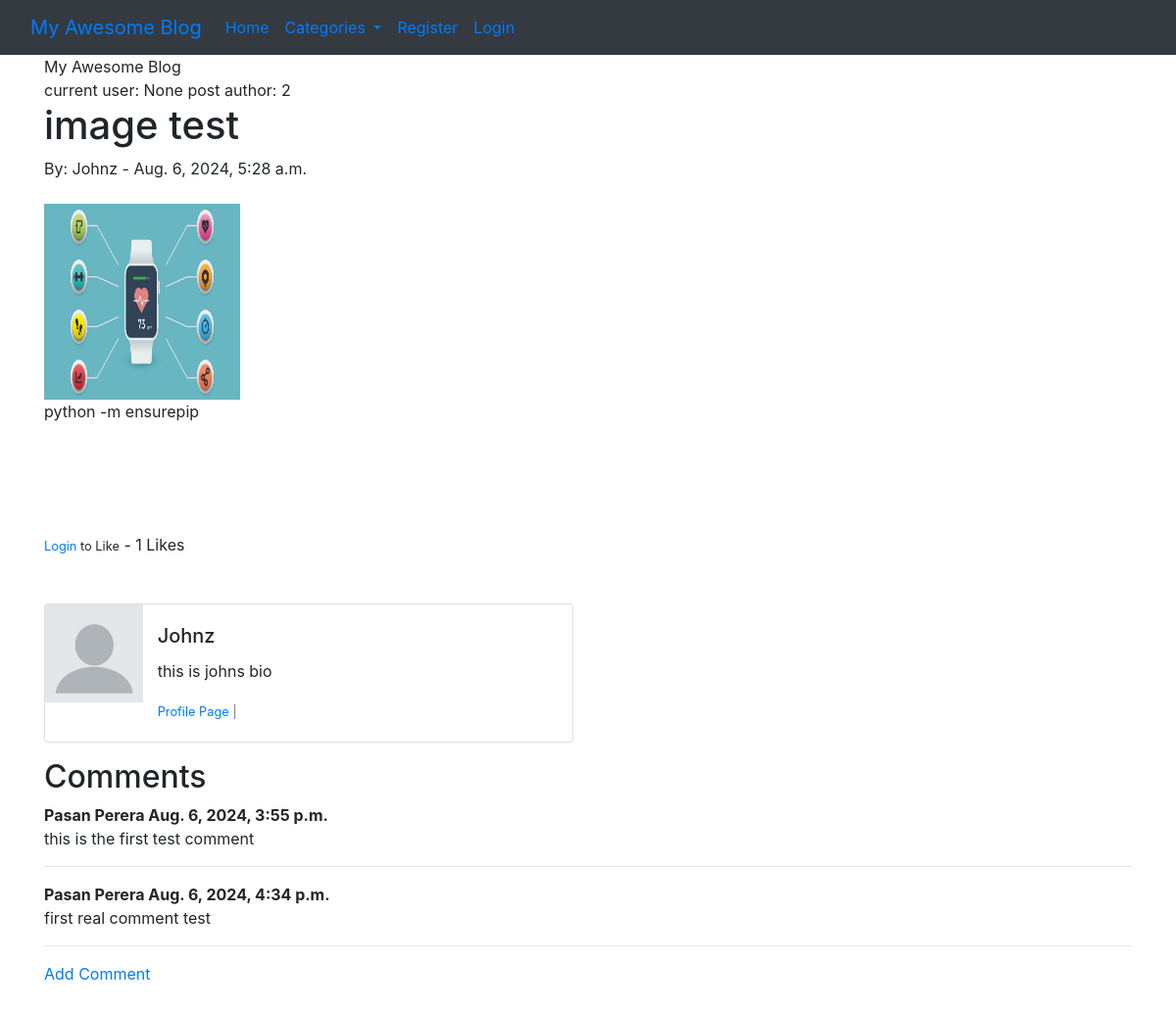
/article/14, run on the app's committed database.
### theblog/models.py (models this page shows, shortened)
class Post(models.Model):
    title = models.CharField(max_length=255)
    header_image = models.ImageField(null=True, blank=True, upload_to='images/')
    title_tag = models.CharField(max_length=255, default='My Awesome Blog')
    author = models.ForeignKey(User, on_delete=models.CASCADE)
    body = RichTextField(blank=True, null=True)
    post_date = models.DateTimeField(auto_now_add=True)
    category = models.CharField(max_length=255, default='coding')
    snippet = models.CharField(max_length=255, default='read more')
    likes = models.ManyToManyField(User, related_name='blog_posts')
    def total_likes(self):
        return self.likes.count()

class Profile(models.Model):
    user = models.OneToOneField(User, null=True, on_delete=models.CASCADE)
    bio = models.TextField()
    profile_pic = models.ImageField(null=True, blank=True, upload_to='images/profile/')
    title = models.CharField(max_length=255, null=True, blank=True)
    website_url = models.CharField(max_length=255, null=True, blank=True)
    facebook_url = models.CharField(max_length=255, null=True, blank=True)
    twitter_url = models.CharField(max_length=255, null=True, blank=True)
    instagram_url = models.CharField(max_length=255, null=True, blank=True)
    pinterest_url = models.CharField(max_length=255, null=True, blank=True)

class Comment(models.Model):
    post = models.ForeignKey(Post, related_name='comments', on_delete=models.CASCADE)
    name = models.CharField(max_length=255)
    body = models.TextField()
    date_added = models.DateTimeField(auto_now_add=True)

### theblog/views.py (the view)
# urls.py: path('article/<int:pk>', ArticleDetailView.as_view(), name="article-detail"),
class ArticleDetailView(DetailView):
    model = Post
    template_name = 'article_details.html'
    def get_context_data(self, *args, **kwargs):
        cat_menu = Category.objects.all()
        context = super(ArticleDetailView, self).get_context_data(*args, **kwargs)
        stuff = get_object_or_404(Post, id=self.kwargs['pk'])
        total_likes = stuff.total_likes()
        liked = False
        if stuff.likes.filter(id=self.request.user.id).exists():
            liked = True
        context['cat_menu'] = cat_menu
        context['total_likes'] = total_likes
        context['liked'] = liked
        return context

### theblog/models.py (called while the page is built)
    def __str__(self):
        return self.name

### templates/article_details.html (shortened to what this page needs)
{% extends 'base.html' %}
{% load static %}
{% block content %}
    <!DOCTYPE html>
    <html lang="en">
    <head>
        {% block title %}{{ post.title_tag }}{% endblock %}
    </head>
    <body>
    <br/>
    current user: {{ user.id }}
    post author: {{ post.author.id }}
    <h1>{{ post.title }}</h1>
    By: {{ post.author.first_name }}{{ post.author.last_name }} -
    {{ post.post_date }}
    <br/><br/>
    {% if post.header_image %}
        <img src="{{ post.header_image.url }}" height="200" width="200">
    {% endif %}
    {{ post.body | safe }}<br/><br/>
    <br/><br/>
    <form action="{% url 'like_post' post.pk %}" method="POST">
        {% if user.is_authenticated %}
            {% if liked %}
                <button type="submit" , name="post_id" , value="{{ post.id }}" , class="btn btn-danger btn-sm">Unlike
                </button>
            {% else %}
                <button type="submit" , name="post_id" , value="{{ post.id }}" , class="btn btn-primary btn-sm">Like
                </button>
            {% endif %}
        {% else %}
            <small>
                <a href="{% url 'login' %}">Login</a> to Like</small>
        {% endif %}
        - {{ total_likes }} Likes
    </form>
    <br/><br/>
    <div class="card mb-3" style="max-width: 540px;">
        <div class="row g-0">
            <div class="col-md-2">
                {% if post.author.profile.profile_pic %}
                    <img src="{{ post.author.profile.profile_pic.url }}" height="100" width="100">
                {% else %}
                    <img src="{% static 'blog/imgaes/img.png' %}" height="100" width="100">
                {% endif %}
            </div>
            <div class="col-md-10">
                <div class="card-body">
                    <h5 class="card-title">{{ post.author.first_name }}{{ post.author.last_name }}</h5>
                    <p class="card-text">{{ post.author.profile.bio }}</p>
                    <p class="card-text"><small class="text-muted">
                        <a href="{% url 'show_profile_page' post.author.profile.id %}">Profile Page</a> |
                            </small></p>
                </div>
            </div>
        </div>
    </div>
    <h2>Comments</h2>
    {% if not post.comments.all %}
        No Comments Yet....<a href={% url 'add_comment' post.pk %}">Add Comment</a><br/>">Add One...</a>
    {% else %}
        {% for comment in post.comments.all %}
            <strong>
                {{ comment.name }}
                {{ comment.date_added }}
            </strong>
            <br/>
            {{ comment.body }}
            <br/>
            <hr>
        {% endfor %}
    {% endif %}
    <a href="{% url 'add_comment' post.pk %}">Add Comment</a><br/>
    <br/><br/>
    </body>
    </html>
{% endblock %}

### templates/base.html (shortened to what this page needs)
<!DOCTYPE html>
<html lang="en">
<head>
    <link href="https://stackpath.bootstrapcdn.com/bootstrap/4.5.2/css/bootstrap.min.css" rel="stylesheet">
</head>
<body>
<nav class="navbar navbar-expand-lg bg-dark">
    <div class="container-fluid">
        <a class="navbar-brand" href="{% url 'home' %}">My Awesome Blog</a>
        <div class="collapse navbar-collapse" id="navbarSupportedContent">
            <ul class="navbar-nav me-auto mb-2 mb-lg-0">
                <li class="nav-item">
                    <a class="nav-link active" aria-current="page" href="{% url 'home' %}">Home</a>
                </li>
                {% if cat_menu %}
                    <li class="nav-item dropdown">
                        <a class="nav-link dropdown-toggle" href="#" id="navbarDropdown" role="button"
                           data-toggle="dropdown"
                           aria-expanded="false">
                            Categories
                        </a>
                    </li>
                {% else %}
                    <li class="nav-item">
                        <a class="nav-link" href="{% url 'category_list' %}">Categories</a>
                    </li>
                {% endif %}
                {% if user.is_authenticated %}
                    <li class="nav-item">
                        <a class="nav-link" href="{% url 'add_post' %}">Add Post</a>
                    </li>
                    <li class="nav-item">
                        <a class="nav-link" href="{% url 'add_category' %}">Add Category</a>
                    </li>
                    <li class="nav-item">
                        <form method="POST" action="{% url 'logout' %}">
                            {% csrf_token %}
                            <button type="submit" class="nav-link btn btn-link">Logout</button>
                        </form>
                    </li>
                    <li class="nav-item dropdown">
                        <a class="nav-link dropdown-toggle" href="#" id="navbarDropdown" role="button"
                           data-toggle="dropdown"
                           aria-expanded="false">
                            Profile
                        </a>
                        <ul class="dropdown-menu">
                            <li><a class="dropdown-item" href="{% url 'edit_profile' %}">Edit Settings</a></li>
                            {% if user.profile.id %}
                                <li><a class="dropdown-item" href="{% url 'edit_profile_page' user.profile.id %}">Edit
                                    Profile Page</a></li>
                                <li><a class="dropdown-item" href="{% url 'show_profile_page' user.profile.id %}">Show
                                    Profile Page</a></li>
                            {% else %}
                                <li>
                                    <hr class="dropdown-divider">
                                </li>
                                <li><a class="dropdown-item" href="{% url 'create_profile_page' %}">Create
                                    Profile Page</a></li>
                            {% endif %}
                        </ul>
                    </li>
                    <ul class="navbar-nav ml-auto">
                        <li class="nav-item">
                            <a class="nav-link">Welcome {{ user.first_name }}</a>
                        </li>
                    </ul>
                {% else %}
                    <li class="nav-item">
                        <a class="nav-link" href="{% url 'register' %}">Register</a>
                    </li>
                    <li class="nav-item">
                        <a class="nav-link" href="{% url 'login' %}">Login</a>
                    </li>
                {% endif %}
            </ul>
        </div>
    </div>
</nav>
<div class="container">
    {% block content %}
    {% endblock %}
</div>
</body>
</html>

### data on the page
Post: title_tag "My Awesome Blog", author.id "2", title "image test", author.first_name "Johnz", post_date "Aug. 6, 2024, 5:28 a.m.", header_image (picture), body "python -m ensurepip", author.profile.bio "this is johns bio"
Comment: name "Pasan Perera", date_added "Aug. 6, 2024, 3:55 p.m.", body "this is the first test comment"
Comment: name "Pasan Perera", date_added "Aug. 6, 2024, 4:34 p.m.", body "first real comment test"

### other printed values
{{ user.id }} "None"
{{ total_likes }} "1"
